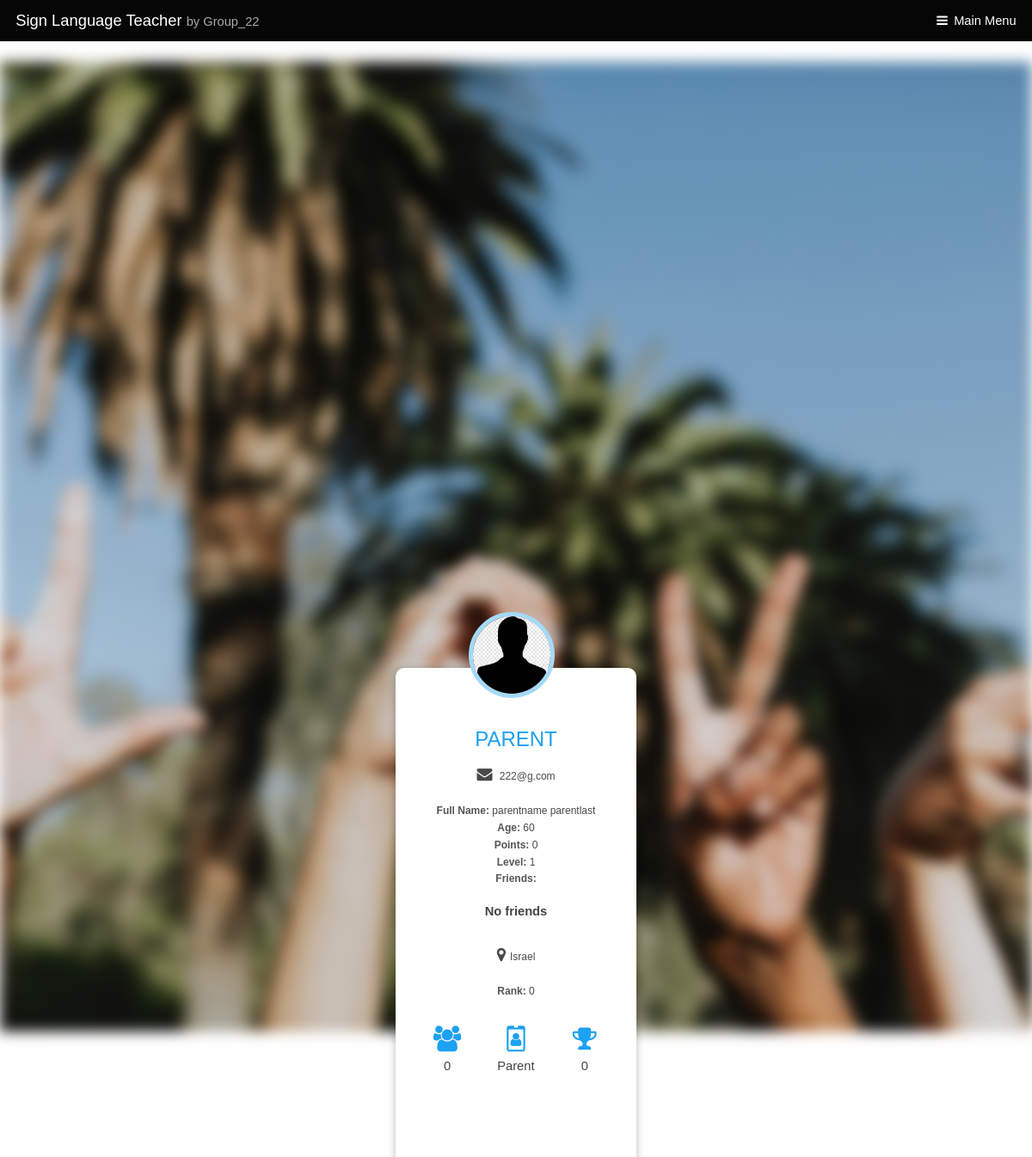
Screenshot of /sign-language-teacher/profile/ (signed in) with the database file from the repository.
### registration/models.py (models this page shows, shortened)
class UserProfile(models.Model):
    TYPES = (('parent', 'parent'), ('student', 'student'))
    user = models.OneToOneField(User, related_name='profile', on_delete=models.CASCADE, blank=True, null=True)
    son = models.ForeignKey(User, on_delete=models.SET_NULL, blank=True, null=True, related_name='dad')
    address = models.CharField(max_length=100, default='')
    age = models.IntegerField(default=0)
    points = models.IntegerField(default=0)
    type = models.CharField(max_length=10, choices=TYPES, default='student')
    is_admin = models.BooleanField(default=False)
    suspention_time = models.DateTimeField(default=datetime(2000, 1, 1))
    total_minutes = models.FloatField(default=0)
    last_login = models.DateTimeField(default=datetime(2000, 1, 1))
    rank = models.IntegerField(default=0)
    level = models.IntegerField(default=1)
    limit = models.DateTimeField(default=datetime(2000, 1, 1))

### registration/views.py (the view)
# urls.py: path('profile/', views.profile, name='profile'),
def profile(request):
    if request.user is None or not request.user.is_authenticated:
        return HttpResponse("Not logged in")
    u1 = request.user
    try:
        friend = Friend.objects.get(current_user=u1)
        friends = list(map(lambda x: x.username, friend.users.all()))
    except (TypeError, Friend.DoesNotExist):
        friends = []
    try:
        parent_profile = UserProfile.objects.get(son=u1)
        parent_user = User.objects.get(username=parent_profile.user.username)
        if parent_profile[0]:
            alert = Notifications(receiver=parent_user[0], message='your son has won a new prize')
            alert.save()
    except (TypeError, UserProfile.DoesNotExist):
        parent_user = []
    up1 = get_object_or_404(UserProfile, user=u1)
    messagesList = Notifications.objects.filter(receiver=request.user, seen=False)
    winningList = Winning.objects.filter(user=up1, seen=False)
    for m in messagesList:
        messages.add_message(request, messages.INFO, m.message)
        m.seen = True
        m.save()
    for m in winningList:
        messages.add_message(request, messages.INFO, f'you have won {m.prize.name}')
        m.seen = True
        m.save()
    return render(request, 'registration/profile-details.html', {'user': u1, 'profile': up1, 'friends': friends})

### registration/templates/registration/profile-details.html (shortened to what this page needs)
<!DOCTYPE HTML>
<html>
	<head>
        {% load static %}
		<link rel="stylesheet" href="{% static 'registration/sitestyle/assets/css/main.css' %}" />
        <link rel="stylesheet" href="{% static 'registration/sitestyle/assets/css/profilestyle.css' %}" />
        <link rel="stylesheet" href="https://maxcdn.bootstrapcdn.com/font-awesome/4.7.0/css/font-awesome.min.css">
	</head>
	<body class="subpage">
			<header id="header">
				<div class="logo"><a href="{% url 'registration:index' %}">Sign Language Teacher <span>by Group_22</span></a></div>
				<a href="#menu">Main Menu</a>
			</header>
<br>
        <div class="bg-image"></div>
			<div class="wrapper1">
  <div class="container">
    <img src="{% static 'registration/uploads/rf.jpg' %}" alt="" class="profile-img">
    <div class="content">
      <div class="sub-content">
        <h1>{{user.username}}</h1>
        <span class="location"><i class="fa fa-envelope" aria-hidden="true"></i> {{ user.email }}</span>
        <span><b>Full Name: </b>{{ user.get_full_name }}</span><br>
        <span><b>Age: </b>{{profile.age}}</span><br>
        <span><b>Points: </b>{{profile.points}}</span><br>
        <span><b>Level: </b>{{profile.level}}</span><br>
        <span><b>Friends: </b></span><br>
        {% for f in friends %}
        <span>{{f}} </span>
        {% empty %}
        <p>No friends</p>
        {% endfor %}
        <span class="location"><i class="fa fa-map-marker" aria-hidden="true"></i>{{ profile.address }}</span>
        <span><b>Rank: </b>{{profile.rank}}</span><br>
      </div>
      <div class="data">
        <div class="inner-data">
          <span><i class="fa fa-users" aria-hidden="true"></i></span>
          <p>{{ friends|length }}</p>
        </div>
          {% if profile.son %}
           <div class="inner-data">
          <span><i class="fa fa-id-badge" aria-hidden="true"></i></span>
          <p>Parent</p>
        </div>
          {% else %}
          <div class="inner-data">
          <span><i class="fa fa-id-badge" aria-hidden="true" style="color: #FFFFFF"></i></span>
        </div>
          {%endif%}
        <div class="inner-data">
          <span><i class="fa fa-trophy" aria-hidden="true"></i></span>
          <p>{{profile.points}}</p>
        </div>
      </div>
    </div>
  </div>
</div>
	</body>
</html>

### registration/static/registration/sitestyle/assets/css/main.css (style rules this page uses)
html, body, div, span, applet, object, iframe, h1, h2, h3, h4, h5, h6, p, blockquote, pre, a, abbr, acronym, address, big, cite, code, del, dfn, em, img, ins, kbd, q, s, samp, small, strike, strong, sub, sup, tt, var, b, u, i, center, dl, dt, dd, ol, ul, li, fieldset, form, label, legend, table, caption, tbody, tfoot, thead, tr, th, td, article, aside, canvas, details, embed, figure, figcaption, footer, header, hgroup, menu, nav, output, ruby, section, summary, time, mark, audio, video { margin: 0; padding: 0; border: 0; font-size: 100%; font: inherit; vertical-align: baseline; }
article, aside, details, figcaption, figure, footer, header, hgroup, menu, nav, section { display: block; }
body { line-height: 1; }
body { -webkit-text-size-adjust: none; }
*, *:before, *:after { -moz-box-sizing: border-box; -webkit-box-sizing: border-box; box-sizing: border-box; }
.container { margin-left: auto; margin-right: auto; }
.container { width: 80rem; }
@media screen and (max-width: 1680px) { .container { width: 80rem; } }
@media screen and (max-width: 1280px) { .container { width: 65rem; } }
body { -ms-overflow-style: scrollbar; }
body { background: #fff; }
html { font-size: 13pt; }
@media screen and (max-width: 1680px) { html { font-size: 11pt; } }
@media screen and (max-width: 1280px) { html { font-size: 11pt; } }
body { background-color: #fff; color: #444; }
body, input, select, textarea { font-family: "Poppins", sans-serif; font-weight: 300; font-size: 1rem; line-height: 1.65; }
a { text-decoration: underline; }
strong, b { font-weight: 600; }
em, i { font-style: italic; }
p { margin: 0 0 2rem 0; }
h1, h2, h3, h4, h5, h6 { font-weight: 300; line-height: 1.5; margin: 0 0 1rem 0; }
a { color: #8a4680; }
strong, b { color: #555; }
h1, h2, h3, h4, h5, h6 { color: #555; }
body.subpage { padding-top: 3.25em; }
#header { background: rgba(0, 0, 0, 0.975); color: #a6a6a6; cursor: default; height: 3.25em; left: 0; line-height: 3.25em; position: fixed; text-align: right; top: 0; width: 100%; z-index: 10001; }
#header > .logo { display: inline-block; height: inherit; left: 1.25em; line-height: inherit; margin: 0; padding: 0; position: absolute; top: 0; }
#header > .logo a { font-size: 1.25em; color: #FFF; text-decoration: none; }
#header > .logo span { font-weight: 400; font-size: .8em; color: rgba(255, 255, 255, 0.65); }
#header > a { -moz-transition: color 0.2s ease-in-out; -webkit-transition: color 0.2s ease-in-out; -ms-transition: color 0.2s ease-in-out; transition: color 0.2s ease-in-out; display: inline-block; padding: 0 0.75em; color: inherit; text-decoration: none; color: #FFF; }
#header > a[href="#menu"] { text-decoration: none; -webkit-tap-highlight-color: transparent; }
#header > a[href="#menu"]:before { content: ""; -moz-osx-font-smoothing: grayscale; -webkit-font-smoothing: antialiased; font-family: FontAwesome; font-style: normal; font-weight: normal; text-transform: none !important; }
#header > a[href="#menu"]:before { margin: 0 0.5em 0 0; }
#header > a:last-child { padding-right: 1.25em; }

### registration/static/registration/sitestyle/assets/css/profilestyle.css (style rules this page uses)
* { margin: 0; padding: 0; }
body { background: #FFFFFFF; font-family: 'Josefin Sans', sans-serif; }
.wrapper1 { position: absolute; top: 80%; left: 50%; transform: translate(-50%,-50%); }
.container { width: 280px; height: 600px; background: #fff; position: relative; border-radius: 10px; box-shadow: 0 2px 10px 0 rgba(0,0,0,0.16), 0 2px 10px 0 rgba(0,0,0,0.12); }
.container .profile-img { width: 100px; height: 100px; border-radius: 50%; position: absolute; top: -65px; left: 85px; border: 5px solid #a4d9f9; }
.content { padding: 65px 20px 20px; }
.content .sub-content { text-align: center; }
.content .sub-content h1 { text-transform: uppercase; font-size: 24px; color: #1da1f2; }
.content .sub-content span { font-size: 12px; color: #494949; }
.content .sub-content p { margin-top: 15px; font-weight: 600; }
.content .sub-content span.location { display: block; margin: 5px 0 20px; }
.content .sub-content span.location .fa { font-size: 18px; margin-right: 5px; }
.data { width: 100%; overflow: hidden; margin: 30px 0 20px; }
.inner-data { width: 33.3%; float: left; text-align: center; }
.inner-data span .fa { font-size: 30px; margin-bottom: 5px; color: #1da1f2; }

### registration/templates/registration/profile-details.html (style rules this page uses)
.bg-image { background-image: url(../../static/registration/uploads/bg.jpg); filter: blur(8px); -webkit-filter: blur(8px); height: 150%; background-position: center; background-repeat: no-repeat; background-size: cover; }

### rows the page displays
UserProfile: age "60", points "0", level "1", address "Israel", rank "0"

### other values shown
{{ user.username }} "PARENT"
{{ user.email }} "222@g.com"
{{ user.get_full_name }} "parentname parentlast"
{{ friends|length }} "0"
